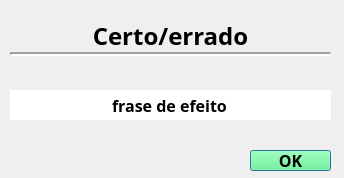
<?xml version="1.0" encoding="UTF-8"?>
<ui version="4.0">
 <class>Dialog</class>
 <widget class="QDialog" name="Dialog">
  <property name="geometry">
   <rect>
    <x>0</x>
    <y>0</y>
    <width>344</width>
    <height>178</height>
   </rect>
  </property>
  <property name="sizePolicy">
   <sizepolicy hsizetype="Fixed" vsizetype="Fixed">
    <horstretch>0</horstretch>
    <verstretch>0</verstretch>
   </sizepolicy>
  </property>
  <property name="windowTitle">
   <string>Dialog</string>
  </property>
  <widget class="QPushButton" name="botaoConfirma">
   <property name="geometry">
    <rect>
     <x>250</x>
     <y>150</y>
     <width>81</width>
     <height>21</height>
    </rect>
   </property>
   <property name="font">
    <font>
     <family>Ink Free</family>
     <pointsize>12</pointsize>
     <weight>75</weight>
     <bold>true</bold>
    </font>
   </property>
   <property name="styleSheet">
    <string notr="true">background-color: rgb(85, 255, 127);</string>
   </property>
   <property name="text">
    <string>OK</string>
   </property>
  </widget>
  <widget class="QLineEdit" name="frasedeefeito">
   <property name="geometry">
    <rect>
     <x>10</x>
     <y>90</y>
     <width>321</width>
     <height>30</height>
    </rect>
   </property>
   <property name="font">
    <font>
     <family>Ink Free</family>
     <pointsize>12</pointsize>
     <weight>75</weight>
     <bold>true</bold>
    </font>
   </property>
   <property name="text">
    <string>frase de efeito</string>
   </property>
   <property name="frame">
    <bool>false</bool>
   </property>
   <property name="alignment">
    <set>Qt::AlignCenter</set>
   </property>
  </widget>
  <widget class="QLabel" name="certoerrado">
   <property name="geometry">
    <rect>
     <x>10</x>
     <y>20</y>
     <width>321</width>
     <height>31</height>
    </rect>
   </property>
   <property name="font">
    <font>
     <family>Ink Free</family>
     <pointsize>18</pointsize>
     <weight>75</weight>
     <bold>true</bold>
    </font>
   </property>
   <property name="autoFillBackground">
    <bool>false</bool>
   </property>
   <property name="text">
    <string>Certo/errado</string>
   </property>
   <property name="scaledContents">
    <bool>false</bool>
   </property>
   <property name="alignment">
    <set>Qt::AlignCenter</set>
   </property>
  </widget>
  <widget class="Line" name="line">
   <property name="geometry">
    <rect>
     <x>10</x>
     <y>44</y>
     <width>321</width>
     <height>20</height>
    </rect>
   </property>
   <property name="font">
    <font>
     <pointsize>8</pointsize>
     <weight>50</weight>
     <bold>false</bold>
    </font>
   </property>
   <property name="lineWidth">
    <number>2</number>
   </property>
   <property name="orientation">
    <enum>Qt::Horizontal</enum>
   </property>
  </widget>
 </widget>
 <resources/>
 <connections/>
</ui>
